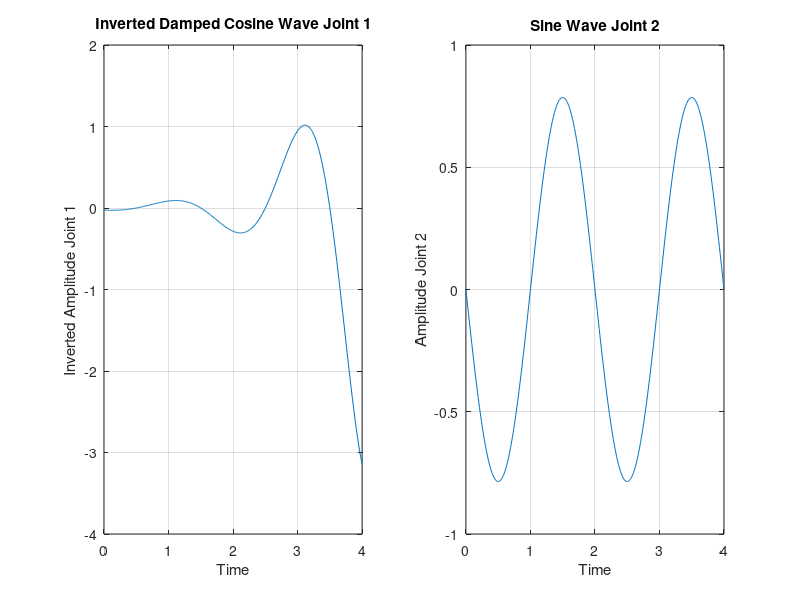

Source code (MATLAB):
%% SYSTEM POSITION TRAJECTORY GENERATION
% This code generates a csv file 'inverted_damped_cosine_wave' that has
% columns for joint 1 positions, joint 2 positions and timesteps. 
% The remainder of trajectory is calculated through running the traj5.m
% file. 

%% trajectory_data_17
%Parameters
lambda1 = 1.2;            % Adjust decay
omega1 = 2*pi/2;         % Adjust number of oscillationsc
phi1 = pi;          

lambda2 = 3;            % Adjust decay
omega2 = 2*pi/2;         % Adjust number of oscillations
phi2 = pi;
% Time array
t = linspace(0, 4,400)';

% Function
y1 = pi * exp(-lambda1 * t) .* cos(omega1 * t + phi1);
y2 = pi/4* sin(omega2 * t + phi2);

%% trajectory_data_17
% %Parameters
% lambda1 = 1.2;            % Adjust decay
% omega1 = 6*pi/2;         % Adjust number of oscillationsc
% phi1 = pi;          
% 
% lambda2 = 3;            % Adjust decay
% omega2 = 6*pi/2;         % Adjust number of oscillations
% phi2 = pi;
% % Time array
% t = linspace(0, 4,400)';
% 
% % Function
% y1 = pi * exp(-lambda1 * t) .* cos(omega1 * t + phi1);
% y2 = 0*pi/4* sin(omega2 * t + phi2);

%% trajectory_data_13
% %Parameters
% lambda1 = 1.2;            % Adjust decay
% omega1 = 6*pi/2;         % Adjust number of oscillationsc
% phi1 = pi;          
% 
% lambda2 = 3;            % Adjust decay
% omega2 = 6*pi/2;         % Adjust number of oscillations
% phi2 = pi;
% % Time array
% t = linspace(0, 4,400)';
% 
% % Function
% y1 = pi * exp(-lambda1 * t) .* cos(omega1 * t + phi1);
% y2 = pi/4* sin(omega2 * t + phi2);

%% trajectory_data_11 & 12
% %Parameters
% lambda1 = 3;            % Adjust decay
% omega1 = 3*pi/2;         % Adjust number of oscillationsc
% phi1 = pi;          
% 
% lambda2 = 3;            % Adjust decay
% omega2 = 3*pi/2;         % Adjust number of oscillations
% phi2 = pi;
% % Time array
% t = linspace(0, 2,200)';
% 
% % Function
% y1 = pi * exp(-lambda1 * t) .* cos(omega1 * t + phi1);
% y2 = pi/4* sin(omega2 * t + phi2);

%% trajectory_data_09
% % Parameters
% lambda1 = 4;            % Adjust decay
% omega1 = pi/2;         % Adjust number of oscillationsc
% phi1 = pi;          
% 
% lambda2 = 0;            % Adjust decay
% omega2 = pi/2;         % Adjust number of oscillations
% phi2 = pi;
% % Time array
% t = linspace(0, 1, 500)';
% 
% % Function
% y1 = pi * exp(-lambda1 * t) .* cos(omega1 * t + phi1);
% y2 = 0*pi/8* sin(omega2 * t + phi2);

% trajectory_data_10
% %Parameters
% lambda1 = 0.5;            % Adjust decay
% omega1 = 7*pi/5;         % Adjust number of oscillationsc
% phi1 = pi;          
% 
% lambda2 = 3;            % Adjust decay
% omega2 = 7*pi/5;         % Adjust number of oscillations
% phi2 = pi;
% % Time array
% t = linspace(0, 5,500)';
% 
% % Function
% y1 = pi * exp(-lambda1 * t) .* cos(omega1 * t + phi1);
% y2 = pi/6* sin(omega2 * t + phi2);

%% SECTION 2
% Invert y values
y1_inverted = flipud(y1);

% Create a matrix with time and inverted y values
data = [t, y1_inverted, y2];

% Write the matrix to a CSV file
csvwrite('inverted_damped_cosine_wave.csv', data);

% Plot
figure
subplot(1,2,1)
plot(t, y1_inverted)
xlabel('Time')
ylabel('Inverted Amplitude Joint 1')
title('Inverted Damped Cosine Wave Joint 1')
grid on;

% Plot
subplot(1,2,2)
plot(t, y2)
xlabel('Time')
ylabel('Amplitude Joint 2')
title('Sine Wave Joint 2')
grid on;
